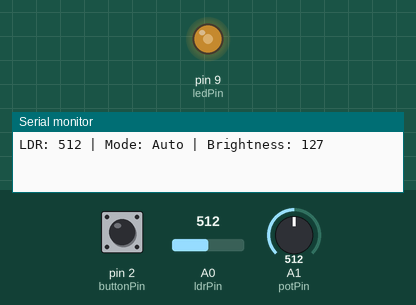
Simulated run of this sketch. Board: Arduino Uno, built with avr-gcc and run on an emulated ATmega328P. Shown: output pins drawn as LEDs (lit = HIGH), the last lines printed to the serial monitor. Inputs (shaded band) come from the test bench; at power-on: A0 (ldrPin) = 512, pin 2 (buttonPin) LOW, A1 (potPin) = 512.

Above: at 1.2 s.
1.3 s: A0 (ldrPin) set to 306
At 1.7 s:
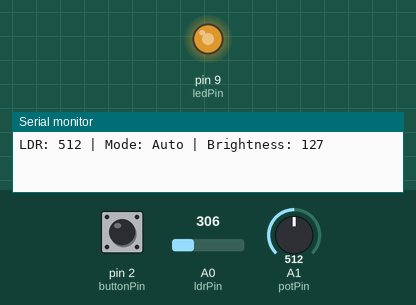
2.8 s: A0 (ldrPin) set to 122
At 4.0 s:
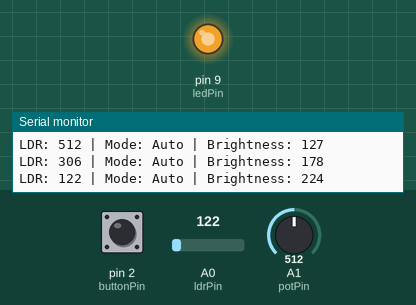
4.3 s: A0 (ldrPin) set to 900
At 5.2 s:
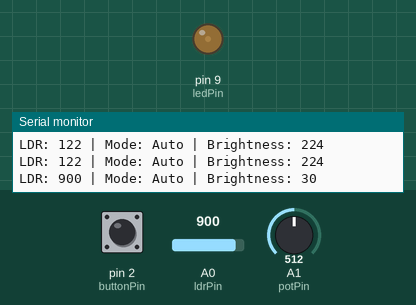
5.8 s: A0 (ldrPin) set to 1023
At 6.3 s:
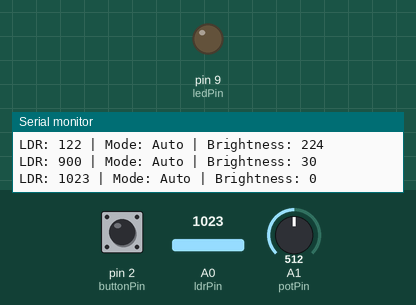
7.3 s: pin 2 (buttonPin) pulled HIGH for 0.15 s
At 8.1 s:
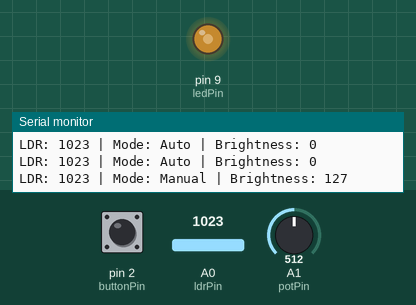
10.4 s: A1 (potPin) set to 306
At 11.0 s:
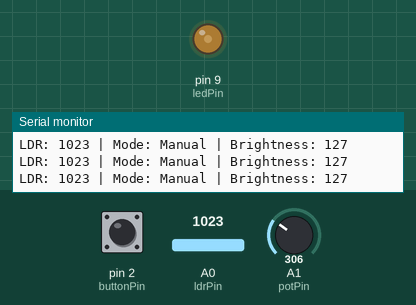
Timing chart, 0 to 12.9 s (numbered marks = the images above; inputs shaded):
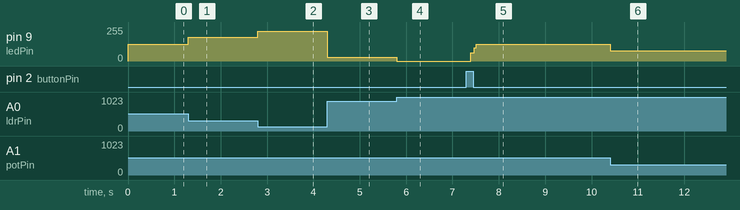

Measured:
- after the input at 1.3 s, pin 9 (ledPin): 127/255 → 178/255 at once
- after the input at 2.8 s, pin 9 (ledPin): 178/255 → 224/255 at once
- after the input at 4.3 s, pin 9 (ledPin): 224/255 → 30/255 at once
- after the input at 5.8 s, pin 9 (ledPin): 30/255 → 0/255 at once
- after the input at 7.3 s, pin 9 (ledPin): 0/255 → 63/255 after 0.09 s, → 127/255 0.08 s later
- after the input at 10.4 s, pin 9 (ledPin): 127/255 → 76/255 at once

The sketch:

smart_desk_light.ino
```cpp
const int ldrPin = A0;
const int buttonPin = 2;
const int potPin = A1;
const int ledPin = 9;

bool manualMode = false;
int lastButtonState = LOW;
unsigned long lastDebounceTime = 0;
unsigned long lastPrintTime = 0;

void setup() {
  pinMode(ledPin, OUTPUT);
  pinMode(buttonPin, INPUT);
  Serial.begin(9600);
}

void loop() {
  int ldrValue = analogRead(ldrPin);
  int potValue = analogRead(potPin);
  int buttonState = digitalRead(buttonPin);

  // Debounce logic
  if (buttonState != lastButtonState) {
    lastDebounceTime = millis();
    lastButtonState = buttonState;
  }

  if ((millis() - lastDebounceTime) > 50 && buttonState == HIGH) {
    manualMode = !manualMode;
  }

  int brightness;
  if (manualMode) {
    brightness = map(potValue, 0, 1023, 0, 255);
  } else {
    brightness = map(ldrValue, 1023, 0, 0, 255); // dark → bright LED
  }

  analogWrite(ledPin, brightness);

  // Print data every 1 second
  if (millis() - lastPrintTime >= 1000) {
    Serial.print("LDR: "); Serial.print(ldrValue);
    Serial.print(" | Mode: "); Serial.print(manualMode ? "Manual" : "Auto");
    Serial.print(" | Brightness: "); Serial.println(brightness);
    lastPrintTime = millis();
  }
}
```
